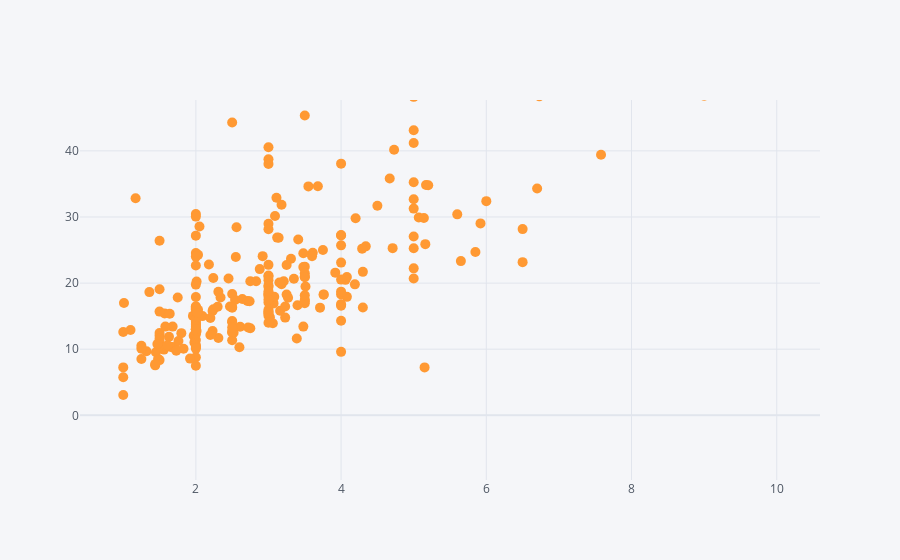

Notebook cell for this chart:
### Code cell
data.iplot(x = "tip", y = "total_bill", mode = "markers" , size = 10)

### Figure 1 — Plotly figure (JSON) as saved in the notebook; plotly's stock layout.template omitted (floating-point values rounded to 4 significant figures; data arrays with more than 128 entries replaced by an {"elided": "..."} marker saying what was removed)
{"data": [{"line": {"color": "rgba(255, 153, 51, 1.0)", "dash": "solid", "shape": "linear", "width": 1.3}, "marker": {"size": 10, "symbol": "circle"}, "mode": "markers", "name": "total_bill", "text": "", "type": "scatter", "x": {"elided": "244 float values"}, "y": {"elided": "244 float values"}}], "layout": {"autosize": true, "legend": {"bgcolor": "#F5F6F9", "font": {"color": "#4D5663"}}, "paper_bgcolor": "#F5F6F9", "plot_bgcolor": "#F5F6F9", "title": {"font": {"color": "#4D5663"}}, "xaxis": {"autorange": true, "gridcolor": "#E1E5ED", "range": [0.3566, 10.64], "showgrid": true, "tickfont": {"color": "#4D5663"}, "title": {"font": {"color": "#4D5663"}, "text": ""}, "type": "linear", "zerolinecolor": "#E1E5ED"}, "yaxis": {"autorange": false, "gridcolor": "#E1E5ED", "range": [-9.783, 47.7], "showgrid": true, "tickfont": {"color": "#4D5663"}, "title": {"font": {"color": "#4D5663"}, "text": ""}, "type": "linear", "zerolinecolor": "#E1E5ED"}}}
